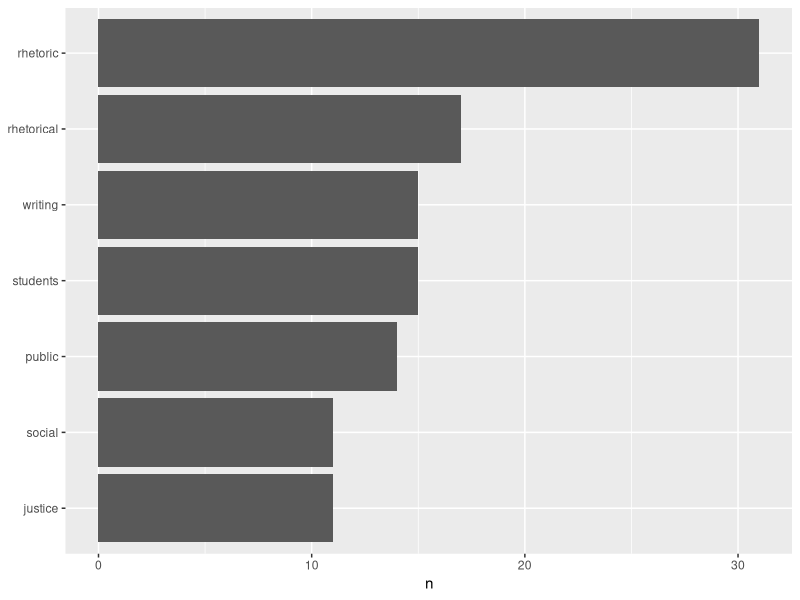
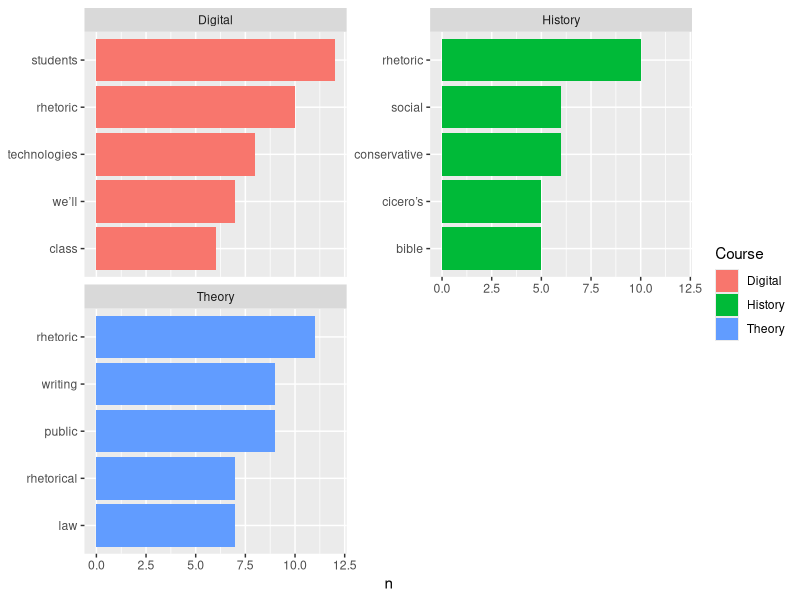
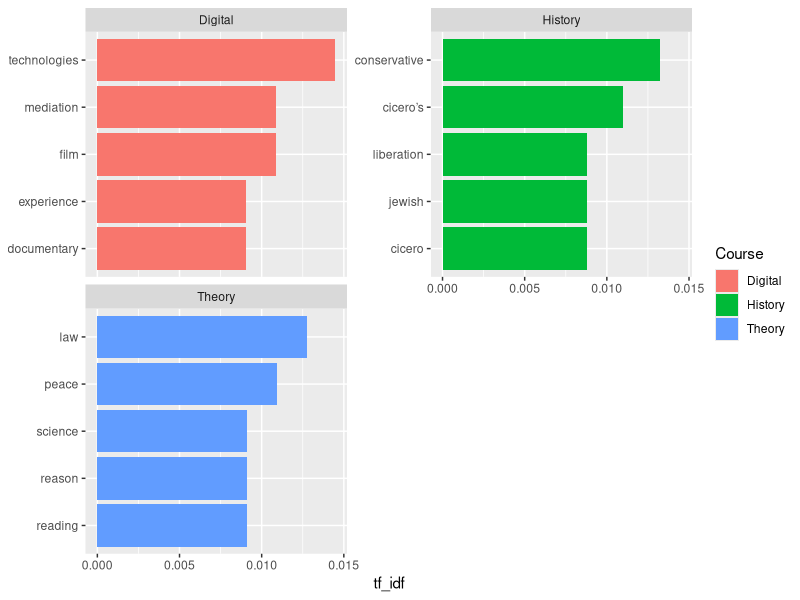

Source code (R) for these figures, in order:

# Tutorial 3: Text Analytics  ---------------------------------------------


# This script walks users through basic text analytic techniques including word frequencies and TF-IDF. It helps user identify the most common and most salient terms in different categories of recent rhetoric courses at The University of Texas at Austin. 


# Pre-Flight --------------------------------------------------------------

# Load libraries 
library(tidyverse)
library(tidytext)

# Load data
data <- read_csv("datasets/drw_courses.csv")

# Explore data by word frequency ------------------------------------------

# View most common words in all tweets
data %>%
  #Tokenize by word
  unnest_tokens(word, Description) %>%
  # Count and sort by word 
  count(word, sort = TRUE) 

# View most common words excluding stop words
data %>%
  unnest_tokens(word, Description) %>%
  #Use anti_join() to remove stop words 
  anti_join(stop_words) %>%
  count(word, sort = TRUE) 

#Visualize frequency of most common words occurring more frequently than 200 times
data %>%
  unnest_tokens(word, Description) %>%
  anti_join(stop_words) %>%
  count(word, sort = TRUE) %>%
  # Exclude words that appear fewer than 200 times
  filter(n > 10) %>%
  # Reorder descending
  mutate(word = reorder(word, n)) %>%
  #plot data
  ggplot(aes(x=word, y=n)) +
  # Add column geometry 
  geom_col() +
  #Remove the x axis labels 
  xlab(NULL) +
  #Flip coordinates so X data is on the Y axis
  coord_flip()



# RQ: What are the most common words by course? --------------------------

data %>%
  unnest_tokens(word, Description) %>%
  anti_join(stop_words) %>%
  # county by word and course
  count(word, Course, sort = TRUE) %>%
  group_by(Course) %>% 
  slice(1:5) %>%
  ungroup() %>%
  # Reorder descending
  mutate(Course= as.factor(Course),
       word = reorder_within(word, n, Course)) %>%
  ggplot(aes(word, n, fill = Course)) +
  geom_col() +
  xlab(NULL) +
  coord_flip() +
  scale_x_reordered() +
  facet_wrap(~Course, ncol = 2, scales = "free_y")



# What are the most salient words by course? -----------------------------

#Save word data for each debate
data_word_n <- data %>%
  unnest_tokens(word, Description) %>%
  anti_join(stop_words) %>%
  count(Course, word, sort = TRUE)

# Get word count by debate compared to total count of each word
total_words <- data_word_n %>% 
  group_by(Course) %>% 
  summarize(total = sum(n))

# Create a new dataframe combining information on total number of words per tweet word frequency counts
data_word_n <- left_join(data_word_n, total_words)

# Get term frequency (TF),  inverse document frequency (IDF), and TF-IDF 
data_word_n <- data_word_n %>%
  # Calculates TF, IDF, and TF-IDF from word totals and TFs
  bind_tf_idf(word, Course, n)

#Visualize frequency of most common words occurring more frequently than 10 times by debate
data_word_n %>%
  arrange(desc(tf_idf)) %>%
  group_by(Course) %>% 
  slice(1:5) %>%
  ungroup() %>%
  mutate(Course= as.factor(Course),
         word = reorder_within(word, tf_idf, Course)) %>%
  ggplot(aes(word, tf_idf, fill = Course)) +
  geom_col() +
  xlab(NULL) +
  coord_flip() +
  scale_x_reordered() +
  facet_wrap(~Course, ncol = 2, scales = "free_y")
